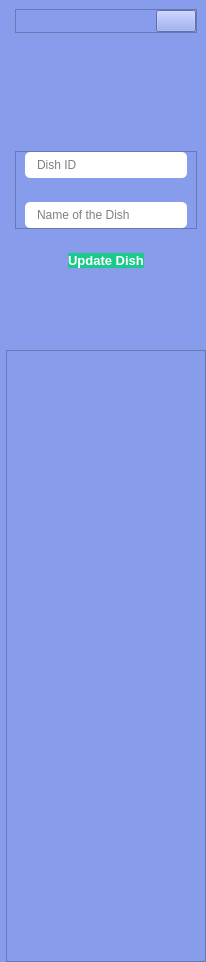
     <widget class="QCustomSlideMenu" name="updateDishesMenu" native="true">
      <property name="minimumSize">
       <size>
        <width>0</width>
        <height>658</height>
       </size>
      </property>
      <property name="maximumSize">
       <size>
        <width>0</width>
        <height>16777215</height>
       </size>
      </property>
      <property name="styleSheet">
       <string notr="true">background-color: #879CEB;</string>
      </property>
      <layout class="QVBoxLayout" name="verticalLayout_59">
       <property name="spacing">
        <number>0</number>
       </property>
       <property name="leftMargin">
        <number>6</number>
       </property>
       <property name="topMargin">
        <number>0</number>
       </property>
       <property name="rightMargin">
        <number>0</number>
       </property>
       <property name="bottomMargin">
        <number>0</number>
       </property>
       <item>
        <widget class="QWidget" name="widget_33" native="true">
         <property name="minimumSize">
          <size>
           <width>200</width>
           <height>350</height>
          </size>
         </property>
         <property name="styleSheet">
          <string notr="true">background-color: #879CEB;</string>
         </property>
         <layout class="QVBoxLayout" name="verticalLayout_60">
          <property name="spacing">
           <number>24</number>
          </property>
          <property name="bottomMargin">
           <number>0</number>
          </property>
          <item>
           <widget class="QFrame" name="frame_46">
            <property name="sizePolicy">
             <sizepolicy hsizetype="Preferred" vsizetype="Fixed">
              <horstretch>0</horstretch>
              <verstretch>0</verstretch>
             </sizepolicy>
            </property>
            <property name="styleSheet">
             <string notr="true">background-color: #879CEB;</string>
            </property>
            <property name="frameShape">
             <enum>QFrame::StyledPanel</enum>
            </property>
            <property name="frameShadow">
             <enum>QFrame::Raised</enum>
            </property>
            <layout class="QHBoxLayout" name="horizontalLayout_57">
             <property name="spacing">
              <number>0</number>
             </property>
             <property name="leftMargin">
              <number>0</number>
             </property>
             <property name="topMargin">
              <number>0</number>
             </property>
             <property name="rightMargin">
              <number>0</number>
             </property>
             <property name="bottomMargin">
              <number>0</number>
             </property>
             <item alignment="Qt::AlignRight">
              <widget class="QPushButton" name="closeUpdateDish">
               <property name="text">
                <string/>
               </property>
               <property name="icon">
                <iconset>
                 <normaloff>../SSIS v@/Resource/closeIcon.png</normaloff>../SSIS v@/Resource/closeIcon.png</iconset>
               </property>
               <property name="iconSize">
                <size>
                 <width>24</width>
                 <height>24</height>
                </size>
               </property>
              </widget>
             </item>
            </layout>
           </widget>
          </item>
          <item alignment="Qt::AlignHCenter">
           <widget class="QLabel" name="label_20">
            <property name="minimumSize">
             <size>
              <width>70</width>
              <height>70</height>
             </size>
            </property>
            <property name="maximumSize">
             <size>
              <width>70</width>
              <height>70</height>
             </size>
            </property>
            <property name="text">
             <string/>
            </property>
            <property name="pixmap">
             <pixmap>resource/dishes.png</pixmap>
            </property>
            <property name="scaledContents">
             <bool>true</bool>
            </property>
           </widget>
          </item>
          <item>
           <widget class="QFrame" name="frame_47">
            <property name="frameShape">
             <enum>QFrame::StyledPanel</enum>
            </property>
            <property name="frameShadow">
             <enum>QFrame::Raised</enum>
            </property>
            <layout class="QVBoxLayout" name="verticalLayout_61">
             <property name="spacing">
              <number>24</number>
             </property>
             <property name="topMargin">
              <number>0</number>
             </property>
             <property name="bottomMargin">
              <number>0</number>
             </property>
             <item>
              <widget class="QLineEdit" name="updateDishID">
               <property name="font">
                <font>
                 <kerning>false</kerning>
                </font>
               </property>
               <property name="mouseTracking">
                <bool>true</bool>
               </property>
               <property name="styleSheet">
                <string notr="true">QLineEdit {
	background-color: #FFFFFF;
	padding: 5px 10px;
	border-radius: 5px;
}</string>
               </property>
               <property name="text">
                <string/>
               </property>
               <property name="frame">
                <bool>true</bool>
               </property>
               <property name="placeholderText">
                <string>Dish ID</string>
               </property>
              </widget>
             </item>
             <item>
              <widget class="QLineEdit" name="updateDishName">
               <property name="font">
                <font>
                 <kerning>false</kerning>
                </font>
               </property>
               <property name="mouseTracking">
                <bool>true</bool>
               </property>
               <property name="styleSheet">
                <string notr="true">QLineEdit {
	background-color: #FFFFFF;
	padding: 5px 10px;
	border-radius: 5px;
}</string>
               </property>
               <property name="text">
                <string/>
               </property>
               <property name="frame">
                <bool>true</bool>
               </property>
               <property name="placeholderText">
                <string>Name of the Dish</string>
               </property>
              </widget>
             </item>
            </layout>
           </widget>
          </item>
          <item alignment="Qt::AlignHCenter">
           <widget class="QPushButton" name="updateDishesBtn">
            <property name="font">
             <font>
              <pointsize>10</pointsize>
              <bold>true</bold>
              <strikeout>false</strikeout>
             </font>
            </property>
            <property name="cursor">
             <cursorShape>PointingHandCursor</cursorShape>
            </property>
            <property name="styleSheet">
             <string notr="true">	background-color: #1bc98c;
	border-radius: 10px;
	color: #FFFFFF;
</string>
            </property>
            <property name="text">
             <string>Update Dish</string>
            </property>
           </widget>
          </item>
          <item>
           <spacer name="verticalSpacer_17">
            <property name="orientation">
             <enum>Qt::Vertical</enum>
            </property>
            <property name="sizeHint" stdset="0">
             <size>
              <width>20</width>
              <height>40</height>
             </size>
            </property>
           </spacer>
          </item>
         </layout>
        </widget>
       </item>
       <item>
        <widget class="QFrame" name="frame_51">
         <property name="styleSheet">
          <string notr="true">background-color: #879CEB;</string>
         </property>
         <property name="frameShape">
          <enum>QFrame::StyledPanel</enum>
         </property>
         <property name="frameShadow">
          <enum>QFrame::Raised</enum>
         </property>
         <layout class="QVBoxLayout" name="verticalLayout_62">
          <property name="spacing">
           <number>0</number>
          </property>
          <property name="leftMargin">
           <number>0</number>
          </property>
          <property name="topMargin">
           <number>0</number>
          </property>
          <property name="rightMargin">
           <number>0</number>
          </property>
          <property name="bottomMargin">
           <number>0</number>
          </property>
          <item>
           <spacer name="verticalSpacer_18">
            <property name="orientation">
             <enum>Qt::Vertical</enum>
            </property>
            <property name="sizeHint" stdset="0">
             <size>
              <width>20</width>
              <height>305</height>
             </size>
            </property>
           </spacer>
          </item>
          <item>
           <spacer name="verticalSpacer_19">
            <property name="orientation">
             <enum>Qt::Vertical</enum>
            </property>
            <property name="sizeHint" stdset="0">
             <size>
              <width>20</width>
              <height>305</height>
             </size>
            </property>
           </spacer>
          </item>
         </layout>
        </widget>
       </item>
      </layout>
     </widget>
